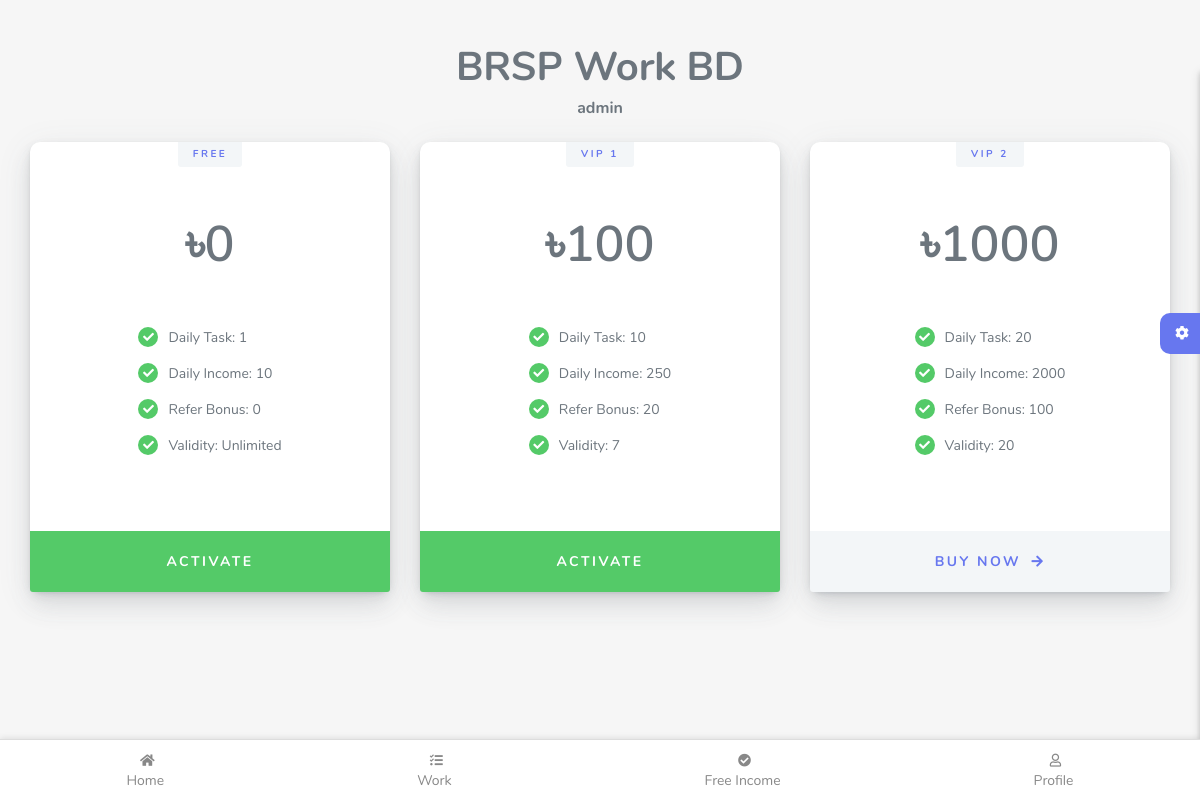
The page /package (signed in) on the database its author committed.
### myapp/models.py (models this page shows, shortened)
class User(AbstractBaseUser, PermissionsMixin):
    first_name = models.CharField(max_length=100,blank=True)
    last_name = models.CharField(max_length=100,blank=True)
    email = models.EmailField(blank=True, default='', unique=True)
    username = models.CharField(max_length=255, blank=True, default='',unique=True)
    balance = models.IntegerField(default=0,null=True,validators=[MinValueValidator(0)])
    is_active = models.BooleanField(default=True)
    is_superuser = models.BooleanField(default=False)
    is_staff = models.BooleanField(default=False)
    date_joined = models.DateTimeField(default=timezone.now)
    last_login = models.DateTimeField(blank=True, null=True)
    phone_no = models.CharField(max_length=15,blank=True)
    refferedby = models.CharField(max_length=50,blank=True)
    profile_picture = models.ImageField(upload_to='images/profile',null=True,blank=True)
    objects = CustomUserManager()
    USERNAME_FIELD = 'username'
    EMAIL_FIELD = 'email'
    REQUIRED_FIELDS = []
    class Meta:
        verbose_name = 'User'
        verbose_name_plural = 'Users'

class Packages(models.Model):
    name = models.CharField(max_length=50)
    amount = models.IntegerField(validators=[MinValueValidator(0)])
    daily_task = models.IntegerField(validators=[MinValueValidator(0)])
    daily_income = models.IntegerField(validators=[MinValueValidator(0)])
    refer_bonus= models.IntegerField(validators=[MinValueValidator(0)])
    plan_validity = models.IntegerField(validators=[MinValueValidator(0)])
    def __str__(self):
        return f"{self.name}"

### myapp/views.py (the view, shortened to what this page needs)
# urls.py: path("package", views.PackageView.as_view(),name="package"),
class PackageView(LoginRequiredMixin,TemplateView):
    login_url = reverse_lazy('login')
    template_name=template_name= "myapp/earningapp/packages.html"
    def get_context_data(self, **kwargs):
        context = super().get_context_data(**kwargs)
        packs=Packages.objects.all()
        purpack= PackageOrder.objects.filter(user__username=self.request.user)
        for puck in purpack:
            print(date(2023,4,16))
        for pack in packs:
            pack.status= "none"
            for pur in purpack:
                 print(pur.status)
                 if str(pack)==str(pur) and pur.status=="Activate":
                     pack.status = "active"
        context['packs'] = packs
        return context

### myapp/models.py (called while the page is built)
    def __str__(self):
        return f"{self.package}"

### myapp/templates/myapp/earningapp/packages.html (shortened to what this page needs)
{% load static %}
<!DOCTYPE html>
<html lang="en">
<head>
  <link rel="stylesheet" href="{% static 'myapp/assets/css/app.min.css' %}">
  <link rel="stylesheet" href="{% static 'myapp/assets/css/style.css' %}">
  <link rel="stylesheet" href="{% static 'myapp/assets/css/components.css' %}">
  <link rel="stylesheet" href="{% static 'myapp/assets/css/custom.css' %}">
</head>
<body>
  <div id="app">
    <div class="main-wrapper main-wrapper-1">
      <div class="navbar-bg"></div>
      <div class="main-content">
        <section class="section">
          <div class="section-body">
            <h1 class="text-center">BRSP Work BD</h1>
            <h6 class="text-center pb-3">{{user.username}}</h6>
            <div class="row">
              {% for pack in packs %}
              <div class="col-12 col-md-4 col-lg-4">
                <div class="pricing">
                  <div class="pricing-title">
                    {{pack.name}}
                  </div>
                  <div class="pricing-padding">
                    <div class="pricing-price">
                      <div>৳{{pack.amount}}</div>
                    </div>
                    <div class="pricing-details">
                      <div class="pricing-item">
                        <div class="pricing-item-icon"><i class="fas fa-check"></i></div>
                        <div class="pricing-item-label">Daily Task: {{pack.daily_task}}</div>
                      </div>
                      <div class="pricing-item">
                        <div class="pricing-item-icon"><i class="fas fa-check"></i></div>
                        <div class="pricing-item-label">Daily Income: {{pack.daily_income}}</div>
                      </div>
                      <div class="pricing-item">
                        <div class="pricing-item-icon"><i class="fas fa-check"></i></div>
                        <div class="pricing-item-label">Refer Bonus: {{pack.refer_bonus}}</div>
                      </div>
                      <div class="pricing-item">
                        <div class="pricing-item-icon"><i class="fas fa-check"></i></div>
                        <div class="pricing-item-label">Validity: {% if pack.plan_validity > 365 %} Unlimited {% else %} {{pack.plan_validity}} {% endif %} </div>
                      </div>
                    </div>
                  </div>
                  <div class="pricing-cta">
                    {% if pack.status == "active"%}
                    <a href="#" class="bg-success disabled text-white" >Activate</a>
                    {% else %}
                    <a href="#" data-toggle="modal" data-target="#exampleModalCenter{{pack.pk}}">Buy Now {{purpack}}
                      <i class="fas fa-arrow-right"></i>
                    </a>
                    {% endif %}
                  </div>
                </div>
              </div>
              {% endfor %}
            </div>
          </div>
        </section>
        <div class="settingSidebar">
          <a href="javascript:void(0)" class="settingPanelToggle"> <i class="fa fa-spin fa-cog"></i>
          </a>
        </div>
        <nav class="bottom-menu" style="z-index:99999999;">
          <ul >
            <li><a href="{% url 'index' %}"><i class="fas fa-home"></i>Home</a></li>
            <li><a href="{% url 'works' %}"><i class="fas fa-tasks"></i>Work</a></li>
            <li><a href="{% url 'works' %}"><i class="fas fa-check-circle"></i>Free Income</a></li>
            <li><a href="{% url 'profile' %}"><i class="far fa-user"></i>Profile</a></li>
          </ul>
        </nav>
      </div>
      <footer class="main-footer">
        <div class="footer-left">
          <a href="#">BRSP Work</a></a>
        </div>
      </footer>
    </div>
  </div>
</body>
</html>

### myapp/templates/myapp/earningapp/packages.html (style rules this page uses)
.bottom-menu { position: fixed; bottom: 0; left: 0; width: 100%; background-color: #fff; border-top: 1px solid #ddd; box-shadow: 0px -1px 6px rgba(0, 0, 0, 0.1); }
.bottom-menu ul { display: flex; justify-content: space-around; align-items: center; list-style: none; margin: 0; padding: 8px 0; }
.bottom-menu li { font-size: 14px; }
.bottom-menu a { display: flex; flex-direction: column; align-items: center; text-decoration: none; color: #888; padding: 6px; }
.main-content { padding-left: 30px; padding-right: 30px; padding-top: 50px; width: 100%; position: relative; }

### rows shown on the page
User: username "admin"
Packages: name "FREE", amount "0", daily_task "1", daily_income "10", refer_bonus "0", plan_validity "Unlimited", shows "ACTIVATE"
Packages: name "VIP 1", amount "100", daily_task "10", daily_income "250", refer_bonus "20", plan_validity "7", shows "ACTIVATE"
Packages: name "VIP 2", amount "1000", daily_task "20", daily_income "2000", refer_bonus "100", plan_validity "20"
